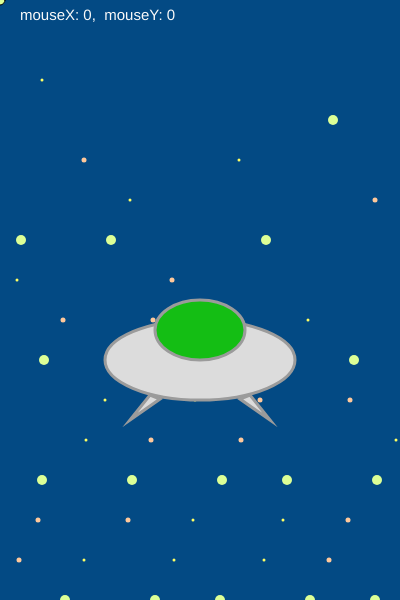
Frame 1 (no input)
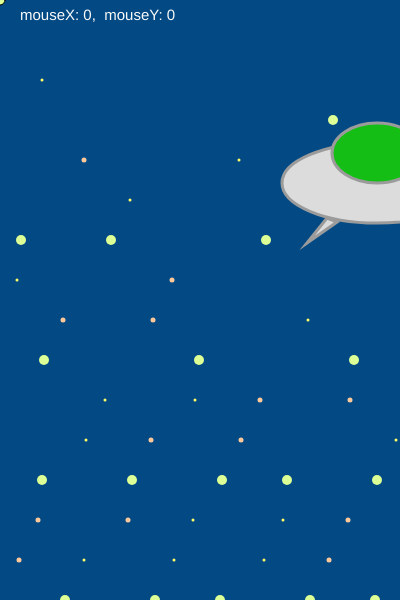
Frame 60 (no input)
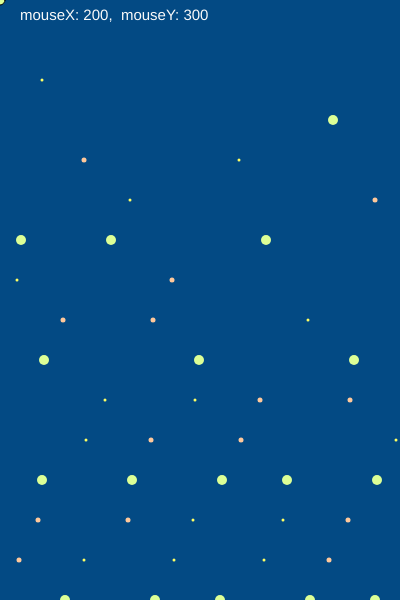
Frame 120 (the mouse pressed at the canvas centre since frame 60)

The p5.js sketch that drew these frames (run headless with seeded random() and noise() and a simulated clock; from frame 60 on, the mouse is pressed at the canvas centre):

// p5.js sketch
// ── sketch.js
let xMax = 400;
let yMax = 600;

let xUFO = xMax/2;
let yUFO = yMax*0.6;

function setup() {
  createCanvas(xMax, yMax);
}

function draw() {
  background("#034a84ff");
  // mostrare un testo bianco che dice le coordinate 
  // del mouse sul foglio da disegno
  fill(250); //bianco
  textSize (15);
  //stringa, x, y
  text ("mouseX: " + mouseX + ",  mouseY: " + mouseY, 20, 20);
  // aprire contesto di disegno
  
  //disegnare le stelle
  //120
  // tre tipi di stelle a, b, c
  //fino a che abbiamo 120 stelle
  //stelle ellipse
  push();
  //un unico ciclo 
  // creare una sequenza per fare a, b, c
  for (let i=0; i < 120; i++) {
    let starX = (i*37) % width + (i%3) * 5;
    let starY = ((i*73) % height) + (i*7);
    if (i % 3 == 0){
      // stella tipo a 
      fill(220, 255, 150);
      ellipse(starX, starY, 10);
      strokeWeight (0)
    } else if (i % 2 == 0) {
      //stella b
      fill(255, 200, 155);
      ellipse(starX, starY, 5);
    }else
    {//stella c
      fill(255, 255, 100);
      ellipse(starX, starY, 3);
    }
  }
  pop();
push ();
  fill (220);
  stroke (155);
  strokeWeight(3);
  ellipse (xUFO, yUFO, 190, 80, 10);
  fill(20, 190, 20);
  stroke(155);
  strokeWeight (3);
  ellipse (xUFO, yUFO-30, 90, 60, 30);
  fill (220);
  triangle(xUFO-70,yUFO+60, xUFO-50,yUFO+35, xUFO-40,yUFO+39);
  triangle(xUFO+70,yUFO+60, xUFO+50,yUFO+35, xUFO+40,yUFO+39);
  // finire contesto
  pop ();
// Movimento diagonale
xUFO += 3;      // velocità destra
yUFO -= 3;      // velocità su
// Se la xUFO è > di xMax+100 OPPURE se yUFO < -100
if (xUFO > xMax + 100 || yUFO < -100) { 
  xUFO = -190;            // completamente fuori a sinistra
  yUFO = yMax + 80;       // completamente sotto lo schermo
}

}
